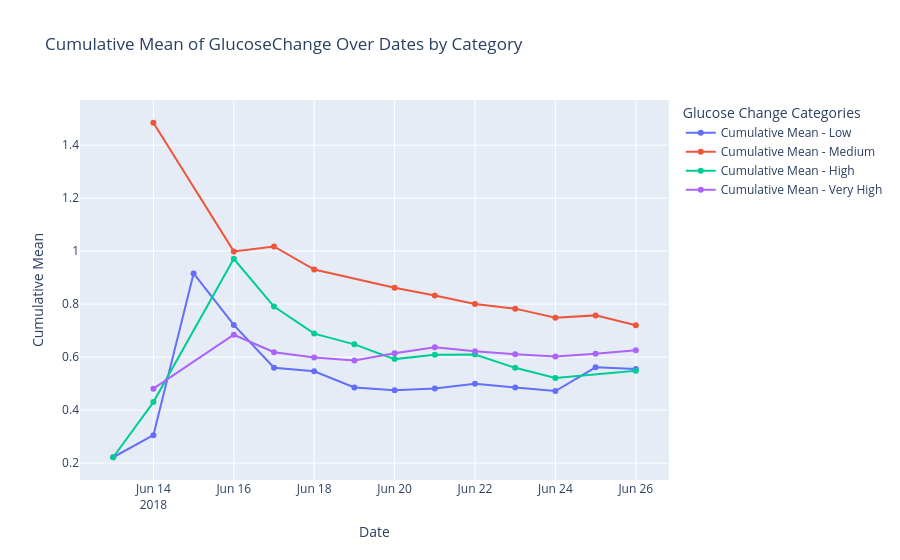

Write notebook code for a chart like this one.
### Code cell
def plot_multiple_cumulative_means(data_dict):
    fig = go.Figure()
    
    for label, data in data_dict.items():
        unique_dates = sorted(data['Timestamp'].dt.date.unique())
        cumulative_means = []
        
        for i in range(len(unique_dates)):
            current_data = data[data['Timestamp'].dt.date <= unique_dates[i]]
            mean = current_data['GlucoseChange'].mean()
            cumulative_means.append(mean)
        
        fig.add_trace(go.Scatter(
            x=unique_dates,
            y=cumulative_means,
            mode='lines+markers',
            name=f'Cumulative Mean - {label}'
        ))
    
    fig.update_layout(
        title="Cumulative Mean of GlucoseChange Over Dates by Category",
        xaxis_title="Date",
        yaxis_title="Cumulative Mean",
        legend_title="Glucose Change Categories"
    )
    
    fig.show()
    
data_dict = {
    "Low": actgluco_low,
    "Medium": actgluco_medium,
    "High": actgluco_high,
    "Very High": actgluco_very_high
}

plot_multiple_cumulative_means(data_dict)

### Figure 1 — Plotly figure (JSON) as saved in the notebook; plotly's stock layout.template omitted (floating-point values rounded to 4 significant figures)
{"data": [{"mode": "lines+markers", "name": "Cumulative Mean - Low", "type": "scatter", "x": ["2018-06-13", "2018-06-14", "2018-06-15", "2018-06-16", "2018-06-17", "2018-06-18", "2018-06-19", "2018-06-20", "2018-06-21", "2018-06-22", "2018-06-23", "2018-06-24", "2018-06-25", "2018-06-26"], "y": [0.222, 0.3052, 0.9157, 0.7215, 0.56, 0.5465, 0.4856, 0.4748, 0.482, 0.4995, 0.4851, 0.4717, 0.5615, 0.555]}, {"mode": "lines+markers", "name": "Cumulative Mean - Medium", "type": "scatter", "x": ["2018-06-14", "2018-06-16", "2018-06-17", "2018-06-18", "2018-06-20", "2018-06-21", "2018-06-22", "2018-06-23", "2018-06-24", "2018-06-25", "2018-06-26"], "y": [1.485, 0.999, 1.017, 0.9304, 0.8616, 0.8325, 0.8005, 0.7829, 0.7483, 0.7575, 0.7202]}, {"mode": "lines+markers", "name": "Cumulative Mean - High", "type": "scatter", "x": ["2018-06-13", "2018-06-14", "2018-06-16", "2018-06-17", "2018-06-18", "2018-06-19", "2018-06-20", "2018-06-21", "2018-06-22", "2018-06-23", "2018-06-24", "2018-06-26"], "y": [0.222, 0.4301, 0.9712, 0.7909, 0.6887, 0.6482, 0.5925, 0.6092, 0.6094, 0.5595, 0.5209, 0.5484]}, {"mode": "lines+markers", "name": "Cumulative Mean - Very High", "type": "scatter", "x": ["2018-06-14", "2018-06-16", "2018-06-17", "2018-06-18", "2018-06-19", "2018-06-20", "2018-06-21", "2018-06-22", "2018-06-23", "2018-06-24", "2018-06-25", "2018-06-26"], "y": [0.481, 0.6845, 0.6184, 0.5982, 0.5874, 0.6142, 0.6369, 0.6221, 0.6105, 0.6026, 0.6123, 0.6259]}], "layout": {"legend": {"title": {"text": "Glucose Change Categories"}}, "title": {"text": "Cumulative Mean of GlucoseChange Over Dates by Category"}, "xaxis": {"title": {"text": "Date"}}, "yaxis": {"title": {"text": "Cumulative Mean"}}}}
